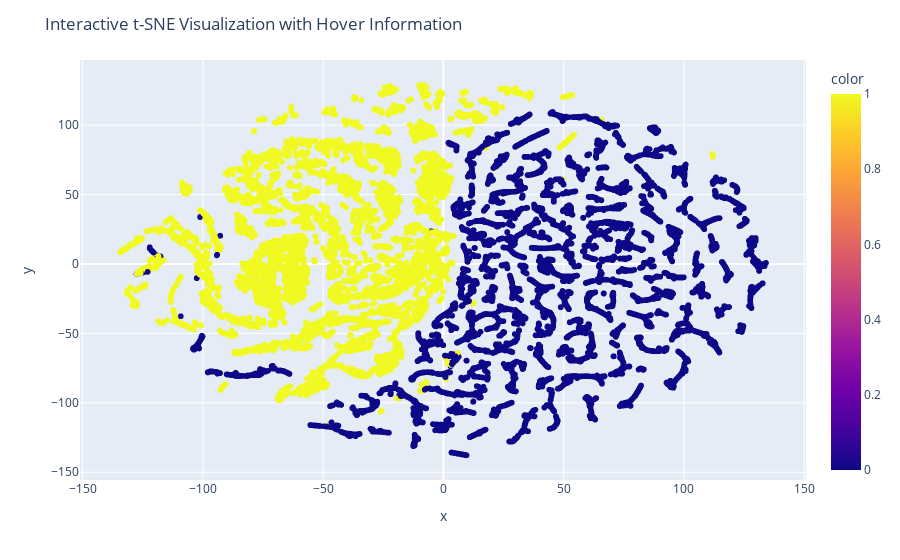

Notebook code for this chart:
### Code cell
import plotly.express as px

fig = px.scatter(x=X_tsne[:, 0], y=X_tsne[:, 1], color=y)
fig.update_layout(title='Interactive t-SNE Visualization with Hover Information')
fig.show()

### Figure 1 — Plotly figure (JSON) as saved in the notebook; plotly's stock layout.template omitted (floating-point values rounded to 4 significant figures; data arrays with more than 128 entries replaced by an {"elided": "..."} marker saying what was removed)
{"data": [{"hovertemplate": "x=%{x}<br>y=%{y}<br>color=%{marker.color}<extra></extra>", "legendgroup": "", "marker": {"color": {"elided": "40000 int values"}, "coloraxis": "coloraxis", "symbol": "circle"}, "mode": "markers", "name": "", "showlegend": false, "type": "scattergl", "x": {"elided": "40000 float values"}, "xaxis": "x", "y": {"elided": "40000 float values"}, "yaxis": "y"}], "layout": {"coloraxis": {"colorbar": {"title": {"text": "color"}}, "colorscale": [[0, "#0d0887"], [0.1111, "#46039f"], [0.2222, "#7201a8"], [0.3333, "#9c179e"], [0.4444, "#bd3786"], [0.5556, "#d8576b"], [0.6667, "#ed7953"], [0.7778, "#fb9f3a"], [0.8889, "#fdca26"], [1, "#f0f921"]]}, "legend": {"tracegroupgap": 0}, "margin": {"t": 60}, "title": {"text": "Interactive t-SNE Visualization with Hover Information"}, "xaxis": {"anchor": "y", "domain": [0, 1], "title": {"text": "x"}}, "yaxis": {"anchor": "x", "domain": [0, 1], "title": {"text": "y"}}}}
